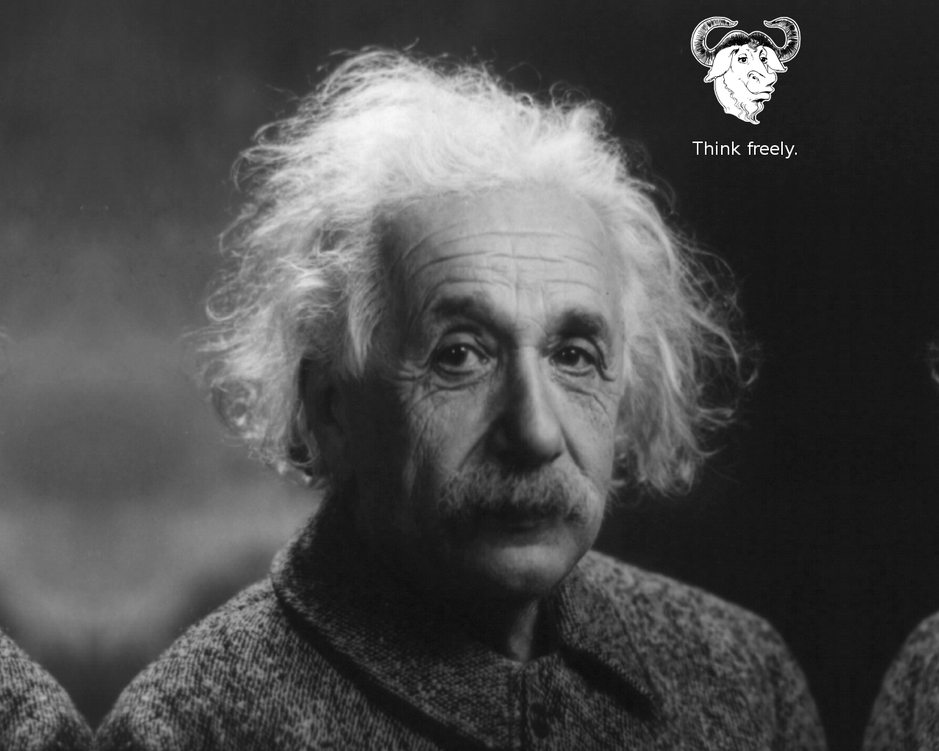
#> input picture basic_ImageProcCodes/einstein.png, 939 x 751 px, shrunk from 1280 x 1024 before the run
$ python demo_ImageProc.py
#> lines starting #> are read from the running program, lines starting #| are printed output that depends on the picture
import numpy as np
from matplotlib import pyplot as plt
# import pandas as pd
import PIL

img = PIL.Image.open('einstein.png')
#> img is the input picture: PIL image 939x751 L; min 0, max 255, mean 75.2

# #UNCOMMENT this to see the results, it's really big, so we'll keep it hidden
# img.show()

# #========= IMG.mode ==================
# #This gives us the current color mode of our image from this list:
#
# #1: 1-bit pixels, black and white
# #L: 8-bit pixels, Greyscale
# #P: 8-bit pixels, mapped to any other mode using a color palette
# #RGB: 3×8-bit pixels, true color
# #RGBA: 4×8-bit pixels, true color with transparency mask
# #image.convert()

# #================== IMAGE.convert(CONVERSION) ==================
# #tells the image to change it's color mode to a new one specified

print(img.mode)
#| L

img1 = img.convert("1")
#> img1: PIL image 939x751 1; 29.4% white in thin lines or dots

# #UNCOMMENT this to see the results!
# img1.show()
# print(img.size)

# # ======== Images as numpy arrays ==================
# # An image is just a matrix with each pixel having a value.
# # Let's use the Einstein image and turn it into a numpy array to work with!

einstein_arr = np.array(img, dtype='int16')
print(einstein_arr)
#> (printed output is left out)
#each 8-bit pixel is now a 16 bit integer arranged into a matrix!

print(einstein_arr.shape)
#| (751, 939)


# # ======= To show the numpy version, we use first set up  ==================
# # matplotlib ax using our fig, axs = plt.subplots(),
# # then we use ax.imshow(ARRAY)
#
# fig, ax = plt.subplots()
#
# ax.imshow(einstein_arr)

data1 = PIL.Image.fromarray(einstein_arr)
data1.show()

# # ======== Let's start with a transpose operation  ==================

trans_Data = np.transpose(einstein_arr)
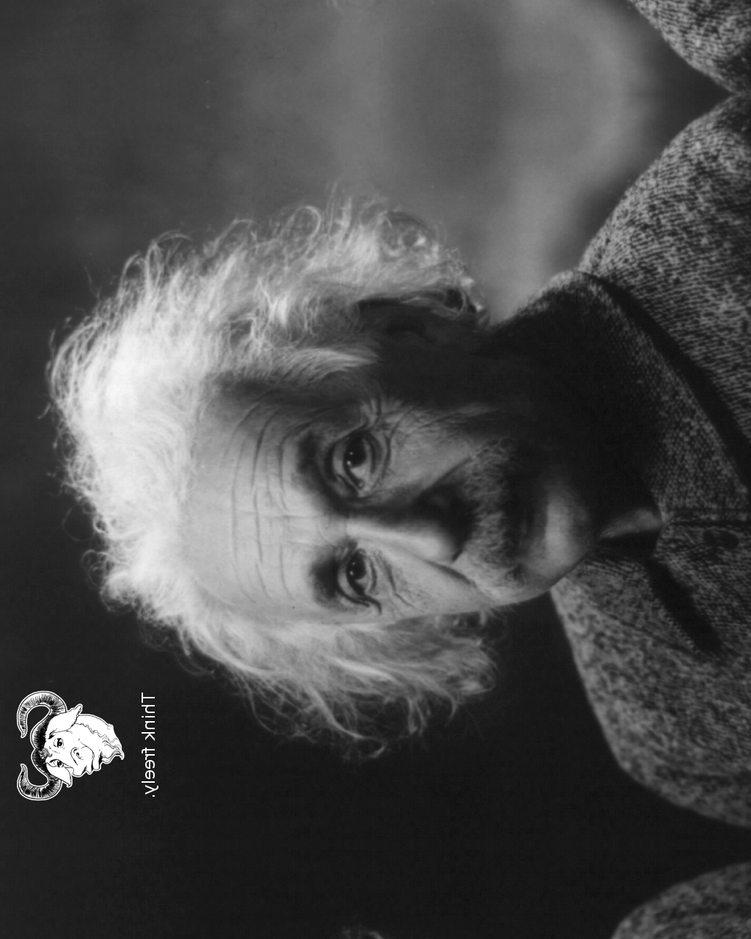
#> trans_Data: shape (939, 751) int16; min 0, max 255, mean 75.2
data2 = PIL.Image.fromarray(trans_Data)
data2.show()

# # ======== Let's crop or slice  ==================

crop_Data = einstein_arr[0:300, :]
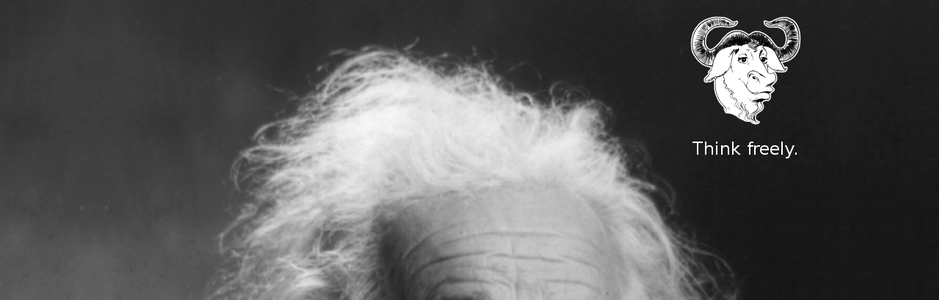
#> crop_Data: shape (300, 939) int16; min 0, max 255, mean 89.1
data3 = PIL.Image.fromarray(crop_Data)
data3.show()
